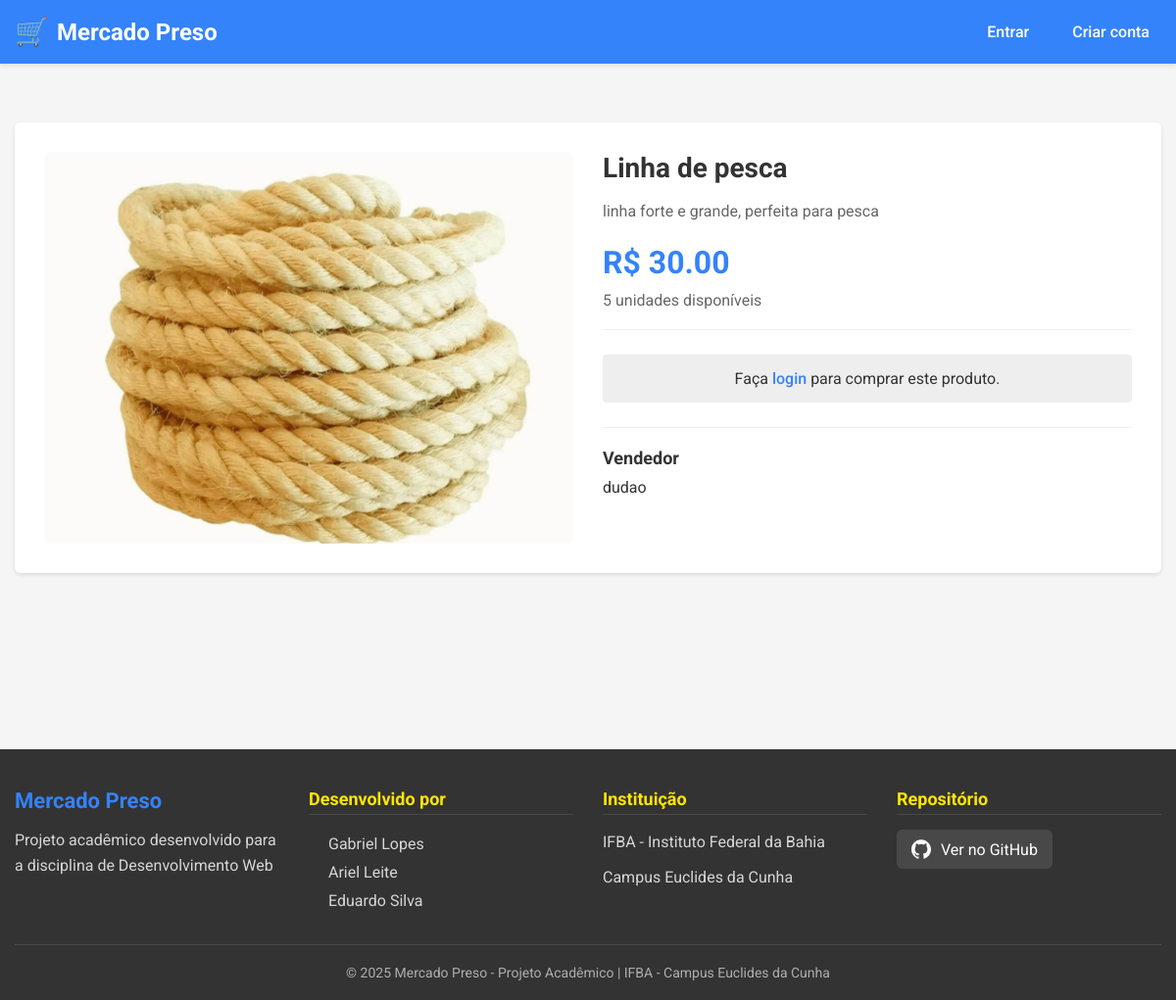
The page /compra/1 on the database its author committed.
### models.py (models this page shows, shortened)
class Produto(db.Model):
    __tablename__ = 'produtos'
    produto_id = db.Column(db.Integer, primary_key=True, autoincrement=True)
    nome = db.Column(db.String(100), nullable=False)
    descricao = db.Column(db.Text)
    preco = db.Column(db.Float, nullable=False)
    quantidade = db.Column(db.Integer, default=0)
    vendedor_id = db.Column(db.Integer, db.ForeignKey('usuarios.user_id'))
    data_criacao = db.Column(db.DateTime, default=datetime.utcnow)
    imagem = db.Column(db.String(100), nullable=False)
    vendedor = db.relationship('Usuario', backref=db.backref('produtos', lazy=True))

class Usuario(db.Model):
    __tablename__ = 'usuarios'
    user_id = db.Column(db.Integer, primary_key=True, autoincrement=True)
    nome = db.Column(db.String(100), unique=True, nullable=False)
    email = db.Column(db.String(120), unique=True, nullable=False)
    tipo_usuario = db.Column(db.Enum(TipoUsuario), nullable=False)
    senha = db.Column(db.String(200), nullable=False)
    data_criacao = db.Column(db.DateTime, default=datetime.utcnow)
    ativo = db.Column(db.Boolean, default=True)

### compra.py (the view)
@bp_compra.route("<int:produto_id>", methods=['GET'])
def ver_produto(produto_id:int):
    produto = Produto.query.filter_by(produto_id=produto_id).first()
    if not produto:
        flash("Produto não encontrado", "danger")
        return redirect(url_for('home'))
    return render_template("produto.html", produto=produto)

### autenticacao.py (called while the page is built)
@bp_auth.before_app_request
def load_logged_in_user():
    user_id = session.get('user_id')
    if user_id is None:
        g.user = None
    else:
        try:
            g.user = Usuario.query.get(user_id)
        except:
            g.user = None

### templates/produto.html (shortened to what this page needs)
{% extends 'base.html' %}
{% block content %}
<div class="product-detail">
    <div class="product-detail-container">
        <div class="product-image-large">
            <img src="{{ url_for('static', filename='uploads/produtos/' + produto.imagem) if produto.imagem else url_for('static', filename='images/default-product.jpg') }}"
                 alt="{{ produto.nome }}">
        </div>
        <div class="product-info-detail">
            <h1>{{ produto.nome }}</h1>
            <p class="product-description">{{ produto.descricao }}</p>
            <div class="product-price-detail">
                <span class="price">R$ {{ "%.2f"|format(produto.preco) }}</span>
                <span class="stock">{{ produto.quantidade }} unidades disponíveis</span>
            </div>
            {% if g.user %}
                <form method="POST" action="{{ url_for('compra.comprar_produto', produto_id=produto.produto_id) }}" class="purchase-form">
                    <div class="form-group">
                        <label for="quantidade" class="form-label">Quantidade:</label>
                        <input type="number" id="quantidade" name="quantidade"
                               class="form-control" value="1" min="1" max="{{ produto.estoque }}">
                    </div>
                    <button type="submit" class="btn btn-primary btn-comprar">
                        Comprar Agora
                    </button>
                </form>
            {% else %}
                <div class="login-prompt">
                    <p>Faça <a href="{{ url_for('auth.login') }}">login</a> para comprar este produto.</p>
                </div>
            {% endif %}
            <div class="product-seller">
                <h3>Vendedor</h3>
                <p>{{ produto.vendedor.nome if produto.vendedor else 'Vendedor não disponível' }}</p>
            </div>
        </div>
    </div>
</div>
{% endblock %}

### static/css/main.css (style rules this page uses)
:root { --primary: #3483fa; --primary-dark: #2968c8; --secondary: #ffe600; --dark: #333; --gray: #666; --light-gray: #eee; --white: #fff; }
* { margin: 0; padding: 0; box-sizing: border-box; }
body { font-family: 'Roboto', sans-serif; background-color: #f5f5f5; color: var(--dark); }
.product-description { color: var(--gray); font-size: 14px; margin-bottom: 15px; display: -webkit-box; -webkit-line-clamp: 2; -webkit-box-orient: vertical; overflow: hidden; }
.product-detail { background-color: var(--white); border-radius: 6px; box-shadow: 0 2px 4px rgba(0,0,0,0.1); padding: 30px; margin-top: 20px; }
.product-detail-container { display: grid; grid-template-columns: 1fr 1fr; gap: 30px; }
.product-image-large { width: 100%; height: 400px; overflow: hidden; border-radius: 6px; }
.product-image-large img { width: 100%; height: 100%; object-fit: cover; }
.product-info-detail h1 { font-size: 28px; margin-bottom: 15px; color: var(--dark); }
.product-description { font-size: 16px; color: var(--gray); margin-bottom: 20px; line-height: 1.6; }
.product-price-detail { margin-bottom: 25px; padding-bottom: 20px; border-bottom: 1px solid var(--light-gray); }
.price { display: block; font-size: 32px; font-weight: 700; color: var(--primary); margin-bottom: 10px; }
.stock { font-size: 16px; color: var(--gray); }
.login-prompt { background-color: var(--light-gray); padding: 15px; border-radius: 4px; text-align: center; margin-bottom: 25px; }
.login-prompt a { color: var(--primary); text-decoration: none; font-weight: 500; }
.product-seller { padding-top: 20px; border-top: 1px solid var(--light-gray); }
.product-seller h3 { font-size: 18px; margin-bottom: 10px; color: var(--dark); }
.product-description { flex: 1; }

### rows shown on the page
Produto: imagem (picture), nome "Linha de pesca", descricao "linha forte e grande, perfeita para pesca", preco "30.00", quantidade "5"
Usuario: vendedor "dudao"
